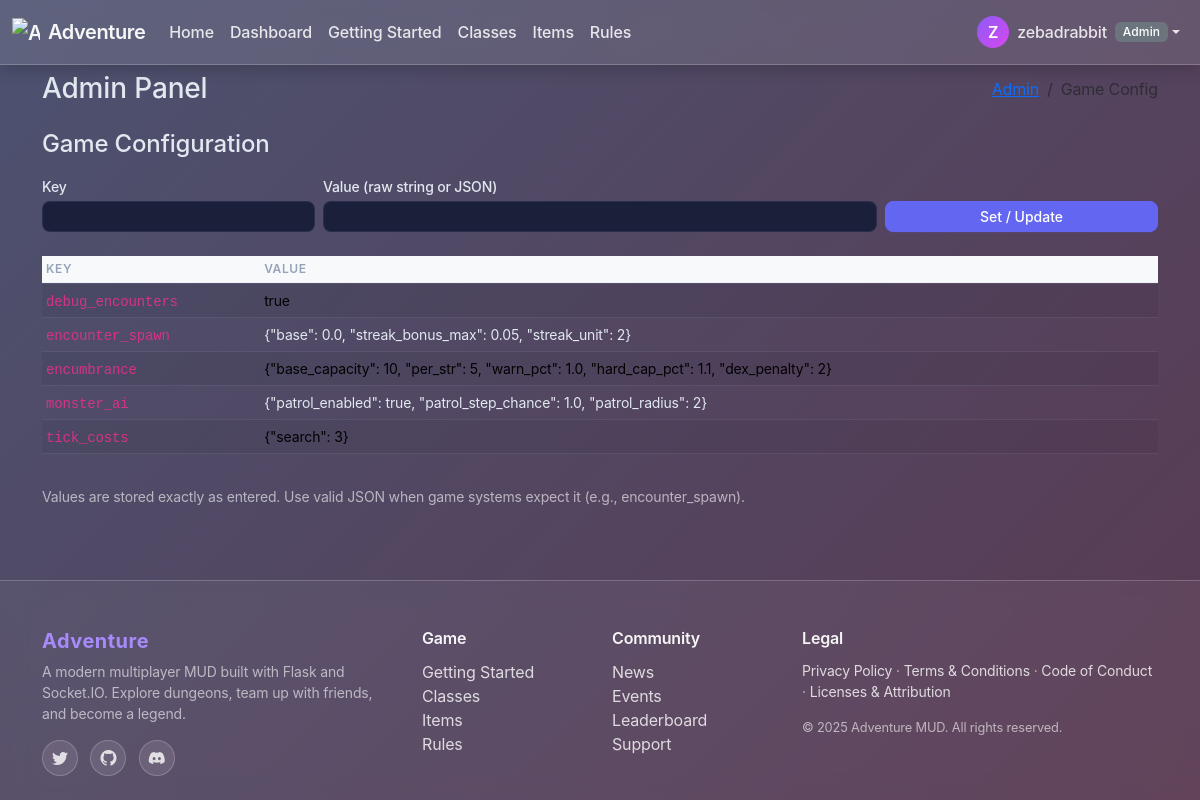
/admin/game-config (signed in), run on the app's committed database.
### app/models/models.py (models this page shows, shortened)
class User(UserMixin, db.Model):
    id = db.Column(db.Integer, primary_key=True)
    username = db.Column(db.String(80), unique=True, nullable=False)
    password = db.Column(db.String(200), nullable=False)
    email = db.Column(db.String(120), nullable=True)
    role = db.Column(db.String(20), nullable=False, default="user")
    banned = db.Column(db.Boolean, nullable=False, default=False)
    ban_reason = db.Column(db.Text, nullable=True)
    notes = db.Column(db.Text, nullable=True)
    banned_at = db.Column(db.DateTime, nullable=True)
    muted = db.Column(db.Boolean, nullable=False, default=False)
    explored_tiles = db.Column(db.Text, nullable=True)

class GameConfig(db.Model):
    id = db.Column(db.Integer, primary_key=True)
    key = db.Column(db.String(80), unique=True, nullable=False)
    value = db.Column(db.Text, nullable=False)

### app/routes/admin.py (the view, shortened to what this page needs)
@bp_admin.route("/game-config", methods=["GET", "POST"])
@admin_required
def game_config():
    rows = GameConfig.query.order_by(GameConfig.key.asc()).all()
    return render_template("admin_game_config.html", rows=rows)

### app/__init__.py (called while the page is built, shortened)
@login_manager.user_loader
def load_user(user_id):  # pragma: no cover - simple loader
    from app.models.models import User
    try:
        return db.session.get(User, int(user_id))
    except Exception:
        return None

@app.before_request
def _apply_rate_limit():  # pragma: no cover - integration side-effect
    path = request.path or ""
    if path.startswith("/socket.io/") or path.startswith("/static/"):
        return None
    if not path.startswith("/api/"):
        return None

def asset_url(filename: str) -> str:
    try:
        static_folder = pathlib.Path(app.static_folder or "static")
        file_path = static_folder / filename
        mtime = int(file_path.stat().st_mtime)
        return url_for("static", filename=filename) + f"?v={mtime}"
    except Exception:
        return url_for("static", filename=filename)

### app/routes/admin.py (called while the page is built)
def admin_required(fn: Callable):
    @wraps(fn)
    def wrapper(*args, **kwargs):
        wants_json = "application/json" in (request.headers.get("Accept") or "")
        if not current_user.is_authenticated:
            if wants_json:
                return {"error": "unauthorized"}, 401
            return redirect(url_for("auth.login"))
        if getattr(current_user, "role", "user") != "admin":
            if wants_json:
                return {"error": "forbidden"}, 403
            abort(403)
        return fn(*args, **kwargs)
    return login_required(wrapper)  # also stacks login_required for session refresh

### app/templates/admin_game_config.html (shortened to what this page needs)
{% extends 'admin_base.html' %}
{% block admin_breadcrumb %}<li class="breadcrumb-item active" aria-current="page">Game Config</li>{% endblock %}
{% block admin_content %}
<h2 class="h4 mb-3">Game Configuration</h2>
<form method="post" class="row gy-2 gx-2 align-items-end mb-4">
    <div class="col-md-3">
        <label class="form-label small mb-1">Key</label>
        <input type="text" name="key" class="form-control form-control-sm" required />
    </div>
    <div class="col-md-6">
        <label class="form-label small mb-1">Value (raw string or JSON)</label>
        <input type="text" name="value" class="form-control form-control-sm" required />
    </div>
    <div class="col-md-3">
        <button class="btn btn-sm btn-primary w-100">Set / Update</button>
    </div>
</form>
<div class="table-responsive">
    <table class="table table-sm table-striped align-middle">
        <thead class="table-light">
            <tr>
                <th>Key</th>
                <th>Value</th>
            </tr>
        </thead>
        <tbody>
            {% for r in rows %}
            <tr>
                <td><code>{{ r.key }}</code></td>
                <td class="small text-break" style="max-width:600px;">{{ r.value }}</td>
            </tr>
            {% endfor %}
        </tbody>
    </table>
</div>
<p class="small text-muted mt-3 mb-0">Values are stored exactly as entered. Use valid JSON when game systems expect it
    (e.g., encounter_spawn).</p>
{% endblock %}

### app/templates/base.html (shortened to what this page needs)
<!DOCTYPE html>
<html lang="en" class="h-100">
<head>
  <link rel="stylesheet" href="https://cdn.jsdelivr.net/npm/bootstrap@5.3.2/dist/css/bootstrap.min.css">
  <link rel="stylesheet" href="{{ asset_url('css/base.css') }}">
  <link rel="stylesheet" href="/api/admin/themes/active/css">
  <link rel="stylesheet" href="{{ asset_url('css/app.css') }}">
  <link href="https://cdn.jsdelivr.net/npm/bootstrap-icons@1.11.1/font/bootstrap-icons.css" rel="stylesheet">
  {% block head %}{% endblock %}
</head>
<body class="d-flex flex-column min-vh-100">
  <header>
    {% if request.endpoint not in ['main.index', 'auth.login'] %}
    <nav class="navbar navbar-expand-md navbar-dark bg-dark fixed-top">
      <div class="container-fluid">
        <a class="navbar-brand d-flex align-items-center gap-2" href="{{ url_for('main.index') }}">
          <img src="{{ asset_url('iconography/treasure-map.svg') }}" alt="Adventure icon" width="28" height="28"
            class="d-inline-block align-text-top" />
          <span class="fw-semibold">Adventure</span>
        </a>
        <div class="collapse navbar-collapse" id="navbarMain">
          <ul class="navbar-nav me-auto mb-2 mb-md-0">
            <li class="nav-item">
              <a class="nav-link {% if request.endpoint == 'main.index' %}active{% endif %}"
                href="{{ url_for('main.index') }}">Home</a>
            </li>
            {% if current_user.is_authenticated %}
            <li class="nav-item">
              <a class="nav-link {% if request.endpoint == 'dashboard.dashboard' %}active{% endif %}"
                href="{{ url_for('dashboard.dashboard') }}">Dashboard</a>
            </li>
            {% endif %}
            <li class="nav-item">
              <a class="nav-link" href="#getting-started">Getting Started</a>
            </li>
            <li class="nav-item">
              <a class="nav-link" href="#classes">Classes</a>
            </li>
            <li class="nav-item">
              <a class="nav-link" href="#items">Items</a>
            </li>
            <li class="nav-item">
              <a class="nav-link" href="#rules">Rules</a>
            </li>
          </ul>
          <ul class="navbar-nav ms-auto mb-2 mb-md-0 align-items-center">
            {% if current_user.is_authenticated %}
            <li class="nav-item dropdown">
              <a class="nav-link dropdown-toggle d-flex align-items-center" href="#" id="userMenu" role="button"
                data-bs-toggle="dropdown" aria-expanded="false">
                <span class="avatar-circle me-2">{{ current_user.username[0]|upper }}</span>
                <span class="d-none d-sm-inline">{{ current_user.username }}</span>
                {% set user_role = (current_user.role if current_user.is_authenticated else 'user')|default('user',
                true) %}
                {% if user_role != 'user' %}
                <span class="badge bg-secondary ms-2 d-none d-md-inline">{{ user_role|capitalize }}</span>
                {% endif %}
              </a>
            </li>
            {% else %}
            <li class="nav-item"><a class="nav-link" href="{{ url_for('auth.login') }}">Login</a></li>
            <li class="nav-item"><a class="nav-link" href="{{ url_for('auth.register') }}">Register</a></li>
            {% endif %}
          </ul>
        </div>
      </div>
    </nav>
    {% endif %}
  </header>
  <main class="flex-shrink-0 {% if request.endpoint not in ['main.index', 'auth.login'] %}pt-5{% endif %}">
    <div class="container py-4">
      {% block content %}{% endblock %}
    </div>
  </main>
  {% include 'partials/footer.html' %}
</body>
</html>

### app/static/css/base.css (style rules this page uses)
:root { --mud-orange: #BA5624; --mud-grey: #C0C5C1; --mud-purple: #6C3A5C; --mud-dark: #153131; --mud-olive: #6F732F; --mud-bg: #10191a; --mud-bg-dark: #153131; --adv-ink: #0B0F12; --adv-ink-2: #12171C; --adv-crt: #1DF2A0; --adv-amber: #FFC857; --bs-primary: #5a3825; --bs-primary-rgb: 90, 56, 37; --bs-secondary: #8b4513; --bs-success: #2e7d32; --bs-danger: #c62828; --bs-warning: #f57c00; --bs-info: #0288d1; --class-fighter-bg: #7a3314; --class-fighter-fg: #f2e2d8; --class-fighter-border: #b44f21; --class-mage-bg: #1e3a5f; --class-mage-fg: #d4e2f4; --class-mage-border: #3a6ea5; --class-rogue-bg: #2d2a1e; --class-rogue-fg: #e8e4d0; --class-rogue-border: #7c7750; --class-cleric-bg: #4a3c2e; --class-cleric-fg: #f5f0e8; --class-cleric-border: #8f7a5c; --class-ranger-bg: #1f3d2c; --class-ranger-fg: #d9f0e3; --class-ranger-border: #4a7c5d; --class-druid-bg: #2e3d1f; --class-druid-fg: #e3f0d9; --class-druid-border: #5d7c4a; --footer-bg: #0f0f10; --footer-fg: #d7d7db; --footer-muted: #9aa0a6; --footer-accent: #ffb74d; }

### app/static/css/app.css (style rules this page uses)
:root { --adv-bg: #0a0e27; --adv-bg-secondary: #141937; --adv-surface: #1a1f3a; --adv-surface-hover: #232952; --adv-primary: #6366f1; --adv-primary-hover: #4f46e5; --adv-secondary: #8b5cf6; --adv-accent: #06b6d4; --adv-success: #10b981; --adv-warning: #f59e0b; --adv-danger: #ef4444; --adv-text: #e2e8f0; --adv-text-muted: #94a3b8; --adv-text-dim: #64748b; --adv-border: rgba(148, 163, 184, 0.12); --adv-border-hover: rgba(148, 163, 184, 0.24); --adv-shadow-sm: 0 1px 2px 0 rgba(0, 0, 0, 0.3); --adv-shadow: 0 4px 6px -1px rgba(0, 0, 0, 0.4), 0 2px 4px -1px rgba(0, 0, 0, 0.3); --adv-shadow-lg: 0 10px 15px -3px rgba(0, 0, 0, 0.5), 0 4px 6px -2px rgba(0, 0, 0, 0.3); }
:root { --bs-body-bg: var(--adv-bg); --bs-body-color: var(--adv-text); --bs-primary: var(--adv-primary); --bs-primary-rgb: 99, 102, 241; --bs-secondary: var(--adv-secondary); --bs-success: var(--adv-success); --bs-info: var(--adv-accent); --bs-warning: var(--adv-warning); --bs-danger: var(--adv-danger); --bs-light: var(--adv-surface); --bs-dark: var(--adv-bg-secondary); --bs-border-color: var(--adv-border); --bs-link-color: var(--adv-primary); --bs-link-hover-color: var(--adv-primary-hover); --bs-font-sans-serif: -apple-system, BlinkMacSystemFont, "Segoe UI", Roboto, "Helvetica Neue", Arial, sans-serif; }
body { background: linear-gradient(135deg, var(--adv-bg) 0%, var(--adv-bg-secondary) 100%); background-attachment: fixed; font-weight: 400; letter-spacing: -0.01em; }
.btn-primary { --bs-btn-bg: var(--adv-primary); --bs-btn-border-color: var(--adv-primary); --bs-btn-hover-bg: var(--adv-primary-hover); --bs-btn-hover-border-color: var(--adv-primary-hover); --bs-btn-active-bg: var(--adv-primary-hover); --bs-btn-color: white; font-weight: 500; border-radius: 0.5rem; box-shadow: 0 1px 2px 0 rgba(99, 102, 241, 0.1), 0 0 0 1px rgba(99, 102, 241, 0.05); transition: all 0.15s ease; }
.navbar-dark { background: rgba(26, 31, 58, 0.95) !important; backdrop-filter: blur(12px); border-bottom: 1px solid var(--adv-border); box-shadow: var(--adv-shadow); }
.navbar-brand { font-weight: 600; letter-spacing: -0.02em; }
.nav-link { font-weight: 500; transition: color 0.15s ease; }
.text-muted { color: var(--adv-text-muted) !important; }
.form-control, .form-select { background: var(--adv-surface); border: 1px solid var(--adv-border); color: var(--adv-text); border-radius: 0.5rem; transition: all 0.15s ease; }
.form-control::placeholder { color: var(--adv-text-dim); }
.form-label { font-weight: 500; color: var(--adv-text); margin-bottom: 0.5rem; }
.table { --bs-table-bg: transparent; --bs-table-color: var(--adv-text); --bs-table-border-color: var(--adv-border); --bs-table-hover-bg: rgba(99, 102, 241, 0.05); }
.table thead th { border-bottom: 2px solid var(--adv-border); font-weight: 600; text-transform: uppercase; font-size: 0.75rem; letter-spacing: 0.05em; color: var(--adv-text-muted); }
.badge { font-weight: 500; padding: 0.35em 0.65em; border-radius: 0.375rem; letter-spacing: 0.01em; }

### app/templates/admin_base.html (style rules this page uses)
body { background: linear-gradient(135deg, #4c5270 0%, #5a3a52 100%); background-attachment: fixed; }

### data on the page
User: username "Z", username "zebadrabbit", role "Admin"
GameConfig: key "debug_encounters", value "true"
GameConfig: key "encounter_spawn", value "{\"base\": 0.0, \"streak_bonus_max\": 0.05, \"streak_unit\": 2}"
GameConfig: key "encumbrance", value "{\"base_capacity\": 10, \"per_str\": 5, \"warn_pct\": 1.0, \"hard_cap_pct\": 1.1, \"dex_penalty\": 2}"
GameConfig: key "monster_ai", value "{\"patrol_enabled\": true, \"patrol_step_chance\": 1.0, \"patrol_radius\": 2}"
GameConfig: key "tick_costs", value "{\"search\": 3}"
